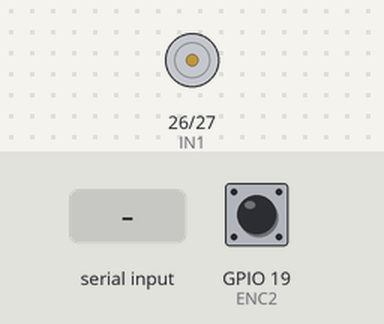
The sketch below on a simulated ESP32. Parts: motor-driver pin pairs drawn as motors (green arrow = first pin HIGH = forward, orange = second pin HIGH = backward, longer = more drive, scaled by the enable pin). Inputs (shaded band) come from the test bench; at power-on: GPIO 19 (ENC2) HIGH.

Above: at 1.2 s.
1.3 s: "90,45\n" received over Serial
At 2.7 s:
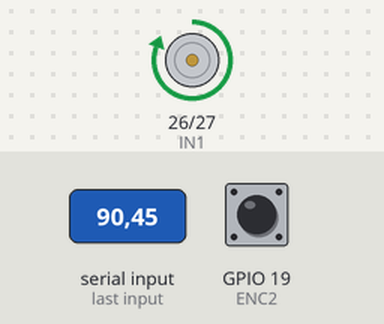
Timing chart, 0 to 4.3 s (numbered marks = the images above; inputs shaded):
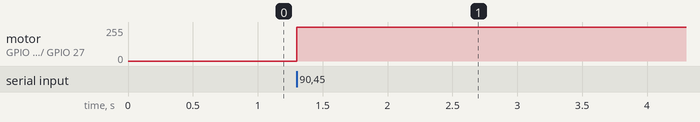

The sketch:

home_blinds.ino
```cpp
const int ppm = 24510;

const byte IN1 = 26;
const byte IN2 = 27;
const byte EN1 = 14;
const byte ENC1 = 18;
const byte ENC2 = 19;
volatile int pulse = 0;
volatile byte state = 0;

void setup() {
  pinMode(IN1, OUTPUT);
  pinMode(IN2, OUTPUT);
  pinMode(EN1, OUTPUT);
  pinMode(ENC1, INPUT_PULLUP);
  pinMode(ENC2, INPUT_PULLUP);
  ledcSetup(0, 30000, 8);
  ledcAttachPin(EN1, 0);
  ledcWrite(0, 255);
  attachInterrupt(digitalPinToInterrupt(ENC2), countPulse, RISING);
  motorStop();
  Serial.begin(115200);
}

int x = 0;

void loop() {
  if (Serial.available() > 0) {
    x = Serial.parseInt();
    setPosition(x);
  }
  yield();
}

void countPulse() {
  pulse++;
}

void motorForward() {
  digitalWrite(IN1, HIGH);
  digitalWrite(IN2, LOW);
}

void motorReverse() {
  digitalWrite(IN1, LOW);
  digitalWrite(IN2, HIGH);
}

void motorStop() {
  digitalWrite(IN1, LOW);
  digitalWrite(IN2, LOW);
}

void setPosition(byte percent) {
  int target = map(percent, 0, 100, 0, ppm);
  if (state < percent) {
    while (pulse <= target) {
      motorForward();
    }
  } else if (state > percent) {
    while (pulse <= target) {
      motorReverse();
    }
  } else {
    motorStop();
  }
  pulse = 0;
  motorStop();
  state = percent;
}
```

Measured:
- after the input at 1.3 s, motor on GPIO 26 (IN1) / GPIO 27 (IN2): stopped → forward 255/255 at once
